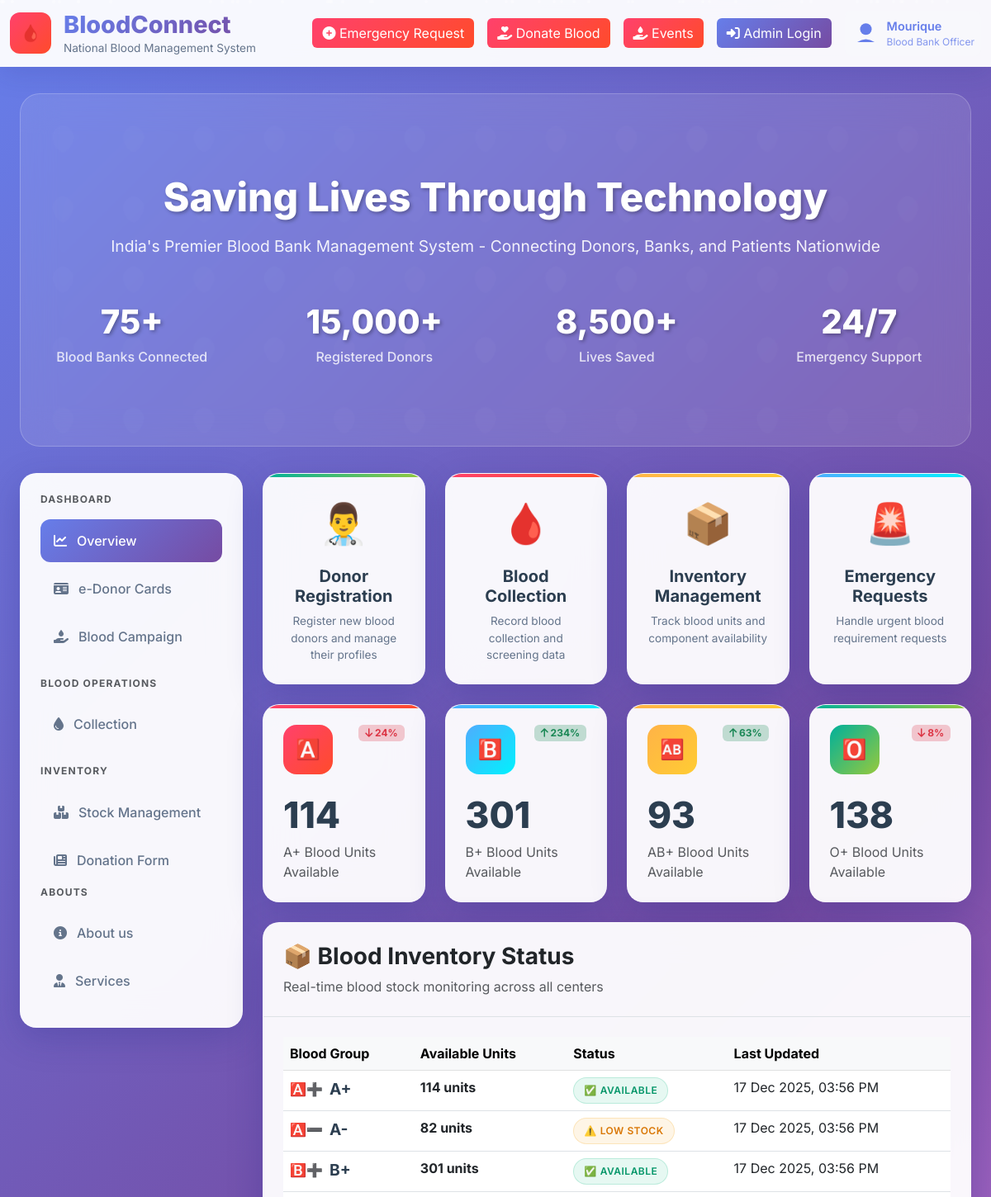
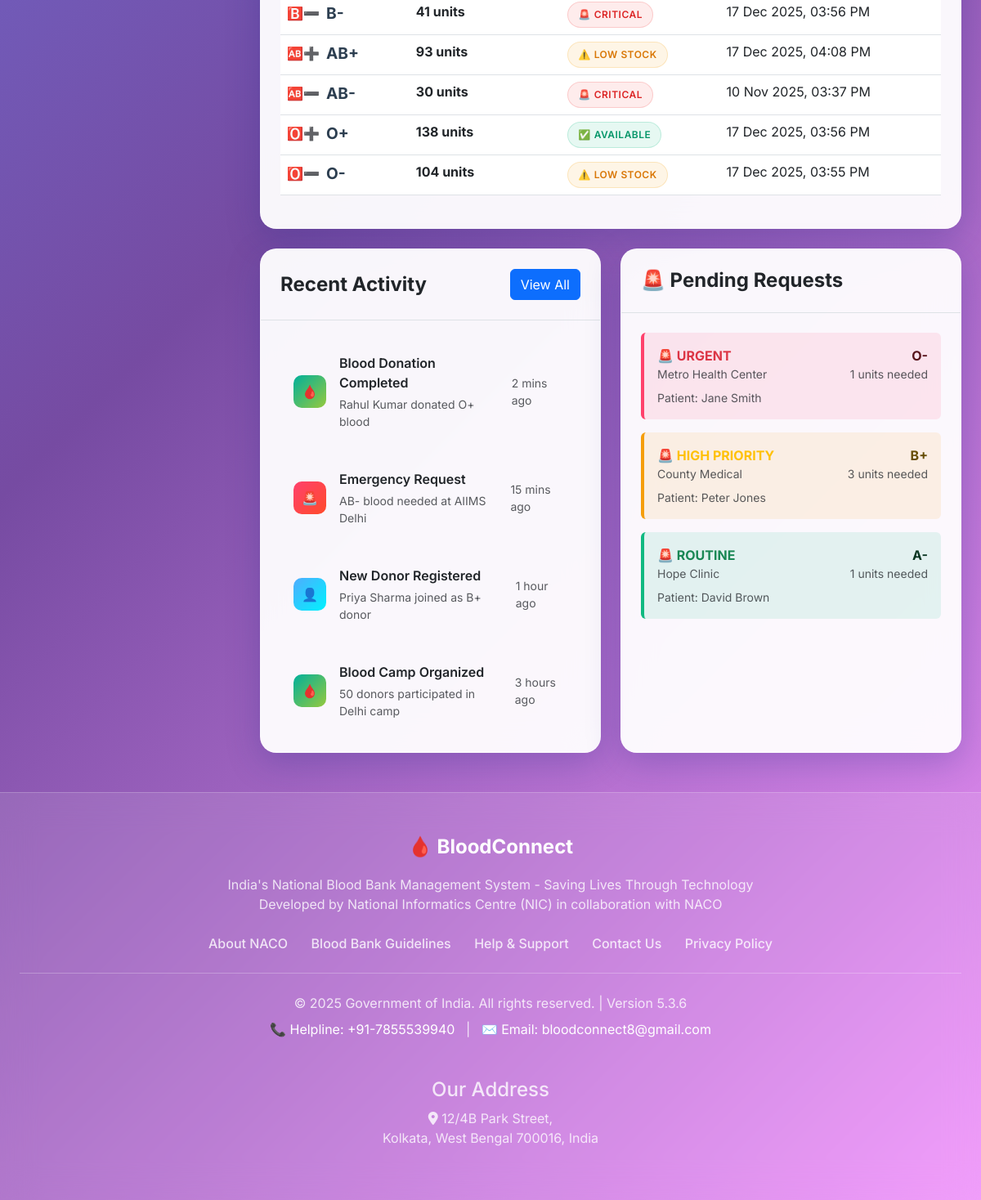
/landing_page.php, run on the app's committed database (2 pictures, top to bottom).
### tables this page shows
CREATE TABLE `blood_inventory` (
  `id` int(11) NOT NULL AUTO_INCREMENT,
  `blood_group` varchar(10) NOT NULL,
  `available_units` int(11) NOT NULL,
  `previous_available_units` int(11) DEFAULT 0,
  `status` varchar(20) NOT NULL,
  `last_updated` timestamp NOT NULL DEFAULT current_timestamp() ON UPDATE current_timestamp(),
  `expiry_date` date DEFAULT NULL,
  PRIMARY KEY (`id`)
);

CREATE TABLE `blood_request` (
  `id` int(11) NOT NULL AUTO_INCREMENT,
  `patient_name` varchar(255) DEFAULT NULL,
  `blood_group` varchar(10) DEFAULT NULL,
  `units` int(11) DEFAULT NULL,
  `hospital_name` varchar(255) DEFAULT NULL,
  `hospital_location` varchar(255) DEFAULT NULL,
  `mob` varchar(20) DEFAULT NULL,
  `email` varchar(255) DEFAULT NULL,
  `required_date` date DEFAULT NULL,
  `status` enum('pending','approved','rejected','processing') NOT NULL DEFAULT 'pending',
  `priority` enum('urgent','high','routine') NOT NULL DEFAULT 'routine',
  `created_at` timestamp NOT NULL DEFAULT current_timestamp(),
  PRIMARY KEY (`id`)
);

### landing_page.php (the view, shortened to what the rows shown need)
<!DOCTYPE html>
<html lang="en">
<head>
    <link href="https://cdnjs.cloudflare.com/ajax/libs/bootstrap/5.3.0/css/bootstrap.min.css" rel="stylesheet">
    <link href="https://cdnjs.cloudflare.com/ajax/libs/font-awesome/6.4.0/css/all.min.css" rel="stylesheet">
    <link rel="stylesheet" href="styles.css">
    <link rel="stylesheet" href="particles.css">
</head>
<body>
    <?php
    include "header.php";
    ?>
    <div class="container-fluid px-4">
        <?php
        include "hero.php";
        ?>
        <div class="row g-4">
            <div class="col-lg-9">
                <div id="collection" class="glass-card mb-4">
                    <div class="table-responsive p-4">
                        <table class="table table-hover">
                            <thead class="table-light">
                                <tr>
                                    <th>Blood Group</th>
                                    <th>Available Units</th>
                                    <th>Status</th>
                                    <th>Last Updated</th>
                                </tr>
                            </thead>
                            <tbody>
                                <?php
                                include 'connect.php';
                                function getBloodGroupClass($bloodGroup) {
                                    $bloodGroup = strtoupper(trim($bloodGroup));
                                    $class_map = [
                                        'A+' => 'a-pos',
                                        'A-' => 'a-neg',
                                        'B+' => 'b-pos',
                                        'B-' => 'b-neg',
                                        'AB+' => 'ab-pos',
                                        'AB-' => 'ab-neg',
                                        'O+' => 'o-pos',
                                        'O-' => 'o-neg',
                                    ];
                                    return $class_map[$bloodGroup] ?? '';
                                }
                                $sql = "SELECT * FROM blood_inventory";
                                $result = mysqli_query($conn, $sql);
                                if (mysqli_num_rows($result) > 0) {
                                    while($row = mysqli_fetch_assoc($result)) {
                                ?>
                                <tr>
                                    <td><span class="blood-group <?php echo getBloodGroupClass($row['blood_group']); ?>"><?php echo $row['blood_group']; ?></span></td>
                                    <td><strong><?php echo $row['available_units']; ?> units</strong></td>
                                    <td><span class="status-badge status-<?php echo strtolower($row['status']); ?>"><?php echo $row['status']; ?></span></td>
                                    <td><?php echo date('d M Y, h:i A', strtotime($row['last_updated'])); ?></td>
                                </tr>
                                <?php
                                    }
                                } else {
                                    echo "<tr><td colspan='5' class='text-center'>No records found</td></tr>";
                                }
                                ?>
                            </tbody>
                        </table>
                    </div>
                </div>
                <div class="row g-4">
                    <div class="col-lg-6">
                        <div id="pending" class="glass-card h-100">
                            <div class="p-4">
                                <?php
                                $priorities = ['urgent', 'high', 'routine'];
                                $requests = [];
                                foreach ($priorities as $priority) {
                                    $sql = "SELECT * FROM blood_request WHERE status = 'pending' AND priority = ? ORDER BY REQUIRED_DATE ASC LIMIT 1";
                                    $stmt = mysqli_prepare($conn, $sql);
                                    mysqli_stmt_bind_param($stmt, "s", $priority);
                                    mysqli_stmt_execute($stmt);
                                    $result = mysqli_stmt_get_result($stmt);
                                    if ($result && mysqli_num_rows($result) > 0) {
                                        $requests[$priority] = mysqli_fetch_assoc($result);
                                    } else {
                                        $requests[$priority] = null;
                                    }
                                }
                                foreach ($priorities as $priority):
                                    $row = $requests[$priority];
                                    if ($row):
                                        $priority_class = '';
                                        $priority_text = '';
                                        $style = '';
                                        switch ($row['priority']) {
                                            case 'urgent':
                                                $priority_class = 'danger';
                                                $priority_text = 'URGENT';
                                                $style = 'background: rgba(255, 65, 108, 0.1); border-left: 4px solid #ff416c !important;';
                                                break;
                                            case 'high':
                                                $priority_class = 'warning';
                                                $priority_text = 'HIGH PRIORITY';
                                                $style = 'background: rgba(245, 158, 11, 0.1); border-left: 4px solid #f59e0b !important;';
                                                break;
                                            case 'routine':
                                                $priority_class = 'success';
                                                $priority_text = 'ROUTINE';
                                                $style = 'background: rgba(16, 185, 129, 0.1); border-left: 4px solid #10b981 !important;';
                                                break;
                                        }
                                ?>
                                <div class="alert alert-<?php echo $priority_class; ?> border-0 mb-3"
                                    style="<?php echo $style; ?>">
                                    <div class="d-flex justify-content-between align-items-start mb-2">
                                        <div>
                                            <div class="fw-bold text-<?php echo $priority_class; ?>">🚨 <?php echo $priority_text; ?></div>
                                            <div class="small text-muted"><?php echo $row['hospital_name']; ?></div>
                                        </div>
                                        <div class="text-end">
                                            <div class="fw-bold"><?php echo $row['blood_group']; ?></div>
                                            <div class="small text-muted"><?php echo $row['units']; ?> units needed</div>
                                        </div>
                                    </div>
                                    <div class="d-flex justify-content-between align-items-center">
                                        <div class="small text-muted">Patient: <?php echo $row['patient_name']; ?></div>
                                    </div>
                                </div>
                                <?php
                                    endif;
                                endforeach;
                                ?>
                            </div>
                        </div>
                    </div>
                </div>
            </div>
        </div>
    </div>
</body>
</html>

### data on the page
blood_inventory: blood_group "A+", available_units "114", status "AVAILABLE", last_updated "17 Dec 2025, 03:56 PM"
blood_inventory: blood_group "A-", available_units "82", status "LOW STOCK", last_updated "17 Dec 2025, 03:56 PM"
blood_inventory: blood_group "B+", available_units "301", status "AVAILABLE", last_updated "17 Dec 2025, 03:56 PM"
blood_inventory: blood_group "B-", available_units "41", status "CRITICAL", last_updated "17 Dec 2025, 03:56 PM"
blood_inventory: blood_group "AB+", available_units "93", status "LOW STOCK", last_updated "17 Dec 2025, 04:08 PM"
blood_inventory: blood_group "AB-", available_units "30", status "CRITICAL", last_updated "10 Nov 2025, 03:37 PM"
blood_inventory: blood_group "O+", available_units "138", status "AVAILABLE", last_updated "17 Dec 2025, 03:56 PM"
blood_inventory: blood_group "O-", available_units "104", status "LOW STOCK", last_updated "17 Dec 2025, 03:55 PM"
blood_request: priority "URGENT", hospital_name "Metro Health Center", blood_group "O-", units "1", patient_name "Jane Smith"
blood_request: priority "HIGH PRIORITY", hospital_name "County Medical", blood_group "B+", units "3", patient_name "Peter Jones"
blood_request: priority "ROUTINE", hospital_name "Hope Clinic", blood_group "A-", units "1", patient_name "David Brown"

### other printed values
$stats['percentage_change'] "24"
$stats['total_units'] "114"
$group "A+"
$stats['percentage_change'] "234"
$stats['total_units'] "301"
$group "B+"
$stats['percentage_change'] "63"
$stats['total_units'] "93"
$group "AB+"
$stats['percentage_change'] "8"
$stats['total_units'] "138"
$group "O+"
